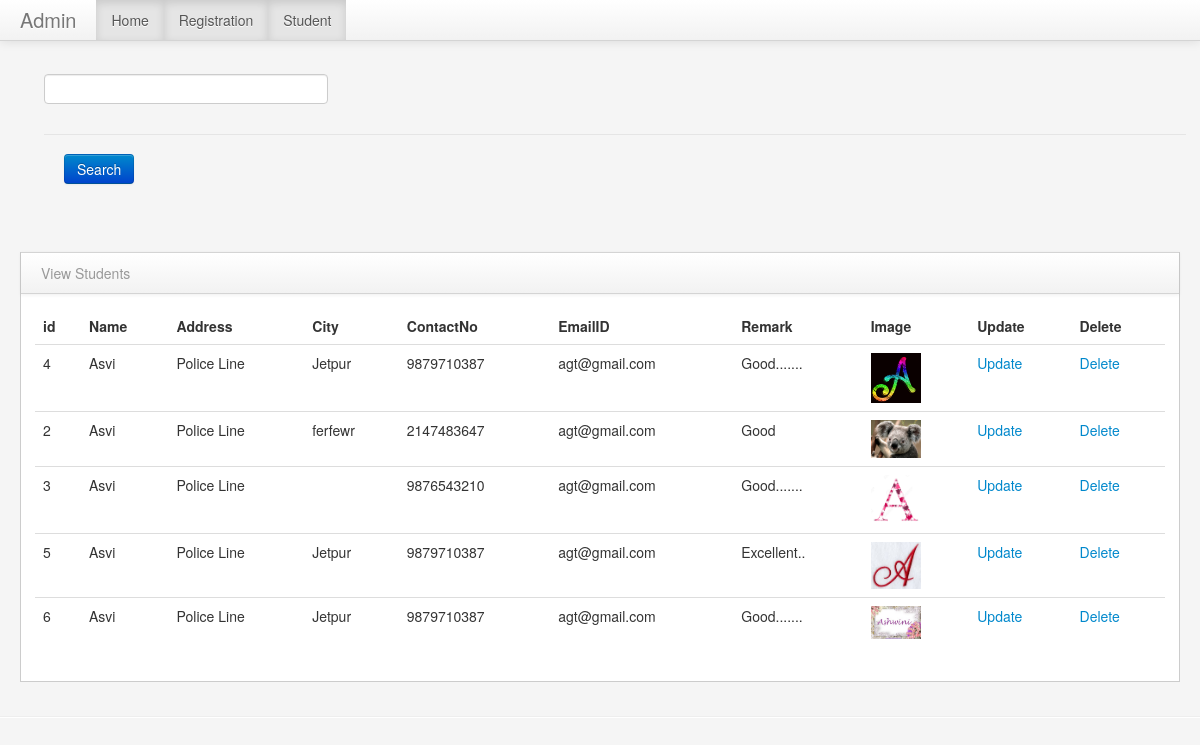
/view_stud.php, run on the app's committed database.
### tables this page shows
CREATE TABLE `student` (
  `std_id` int(3) NOT NULL,
  `name` varchar(15) NOT NULL,
  `address` varchar(35) NOT NULL,
  `city` varchar(10) NOT NULL,
  `contactno` varchar(10) NOT NULL,
  `emailid` varchar(20) NOT NULL,
  `image` varchar(255) NOT NULL,
  `remark` varchar(30) NOT NULL
);

### view_stud.php (the view, shortened to what this page needs)
<?php
$sql="";
if(isset($_REQUEST['search']))
{
	$txt = $_REQUEST['searchtxt'];
	$sql = mysql_query("select * from student where name like '%$txt%' or city like '%$txt%' ");
}
else
{
	$sql=mysql_query("select * from student");
}
?>
<!DOCTYPE html>
<html class="no-js">
  <?php include('head.php'); ?>
    <body>
	 <div class="block-content collapse in">
     <form action="view_stud.php" method="post" enctype="multipart/form-data">
	 <div class="span12">
	<div class="control-group">
		<div class="controls">
        <input class="input-xlarge focused" type="text" name="searchtxt"/>
        </div>
        </div>
		<div class="form-actions">
         <button type="submit" name="search" class="btn btn-primary">Search</button>
         </div>
		</div>
		</form>
        </div>
	<div class="container-fluid">
            <div class="row-fluid">
                <div class="span12" id="content">
                    <div class="row-fluid">
                                    <div class="span12" id="content">
                    <div class="row-fluid">
       <div class="block">
                            <div class="navbar navbar-inner block-header">
                                <div class="muted pull-left">View Students</div>
                            </div>
                            <div class="block-content collapse in">
                                <div class="span12">
  									<table class="table">
						              <thead>
						                <tr>
						                  <th>id</th>
						                  <th>Name</th>
                                          <th>Address</th>
                                          <th>City</th>
                                          <th>ContactNo</th>
                                          <th>EmailID</th>
										  <th>Remark</th>
										  <th>Image</th>
										  <th>Update</th>
                                          <th>Delete</th>
						                </tr>
						              </thead>
						              <tbody>
                                    <?php
									while($row = mysql_fetch_array($sql))
									{
									?>
						                <tr>
                                        <?php
										echo "<td>". $row["std_id"]."</td>";
										echo "<td>". $row["name"]."</td>";
										echo "<td>". $row["address"]."</td>";
										echo "<td>". $row["city"]."</td>";
										echo "<td>". $row["contactno"]."</td>";
										echo "<td>". $row["emailid"]."</td>";
										echo "<td>". $row["remark"]."</td>";
echo "<td><img src='../Ashvinee/images/". $row['image']."' width='50' height='50'></td>";
									?>
  <td><a href="update_stud.php?std_id=<?php echo $row["std_id"]?>" target="_self">Update</a></td>
  <td><a href="delete_stud.php?std_id=<?php echo $row["std_id"]?>" target="_self">Delete</a></td>
						                </tr>
                                        <?php
										 }
										?>
						              </tbody>
						            </table>
                                </div>
                            </div>
                        </div>
                            </div>
                        </div>
                    </div>
                </div>
                </div>
                </div>
            <hr>
    </body>
</html>

### head.php (shortened to what this page needs)
<!DOCTYPE html>
<html class="no-js">
    <head>
        <link href="bootstrap/css/bootstrap.min.css" rel="stylesheet" media="screen">
        <link href="bootstrap/css/bootstrap-responsive.min.css" rel="stylesheet" media="screen">
        <link href="vendors/easypiechart/jquery.easy-pie-chart.css" rel="stylesheet" media="screen">
        <link href="assets/styles.css" rel="stylesheet" media="screen">
    </head>
	<body>
        <div class="navbar navbar-fixed-top">
            <div class="navbar-inner">
                <div class="container-fluid">
                    <a class="brand">Admin </a>
                    <div class="nav-collapse collapse">
                    <ul class="nav">
						<li class="active">
							<a href="index.php">Home</a>
                        </li>
						<li class="active">
							<a href="reg.php">Registration</a>
                        </li>
						<li class="active">
							<a href="view_stud.php">Student</a>
                        </li>
					</ul>
					</div>
					</div>
					</div>
					</div>

### assets/styles.css (style rules this page uses)
body { padding-top: 0; padding-bottom: 40px; background-color: #f5f5f5; }
@media (min-width: 979px) { body { padding-top: 60px; } }
#content { margin-left:0px; }
.block { border: 1px solid #ccc; background: white; margin: 1em 0em; border-top: none; }
.block-content { margin: 1em; min-height: .25em; }
.block-header { margin-bottom: 0px; border-right: none; border-left: none; -webkit-border-radius: 0px; -moz-border-radius: 0px; border-radius: 0px; }
.block-header div { padding-top: 10px; }

### data on the page
student: std_id "4", name "Asvi", address "Police Line", city "Jetpur", contactno "9879710387", emailid "agt@gmail.com", remark "Good.......", image (picture)
student: std_id "2", name "Asvi", address "Police Line", city "ferfewr", contactno "2147483647", emailid "agt@gmail.com", remark "Good", image (picture)
student: std_id "3", name "Asvi", address "Police Line", contactno "9876543210", emailid "agt@gmail.com", remark "Good.......", image (picture)
student: std_id "5", name "Asvi", address "Police Line", city "Jetpur", contactno "9879710387", emailid "agt@gmail.com", remark "Excellent..", image (picture)
student: std_id "6", name "Asvi", address "Police Line", city "Jetpur", contactno "9879710387", emailid "agt@gmail.com", remark "Good.......", image (picture)
